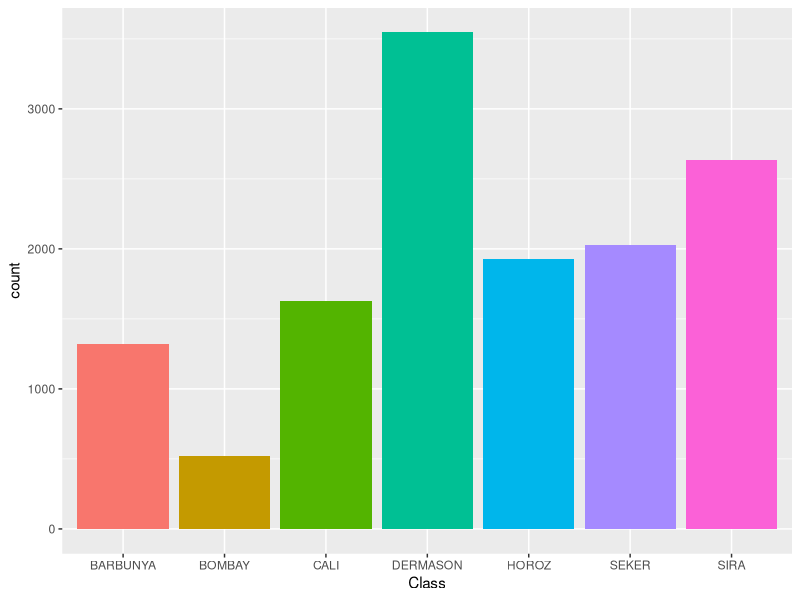
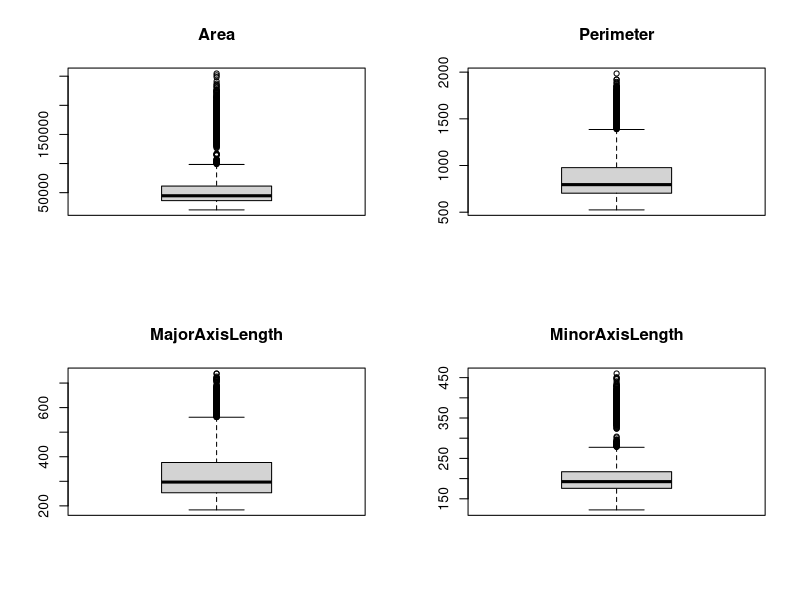
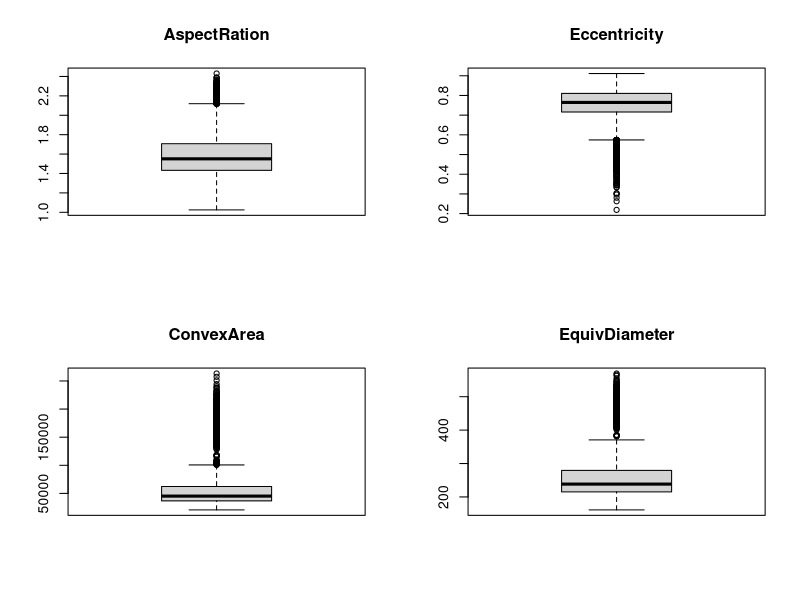
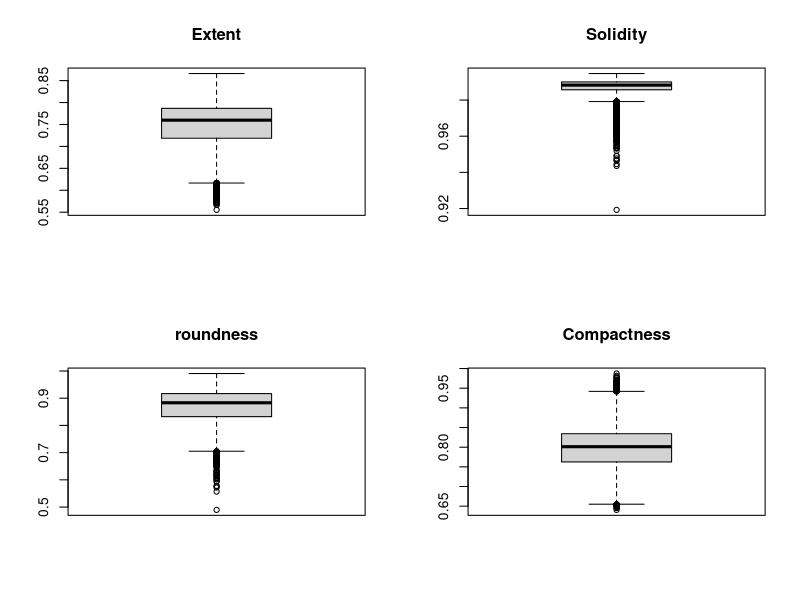
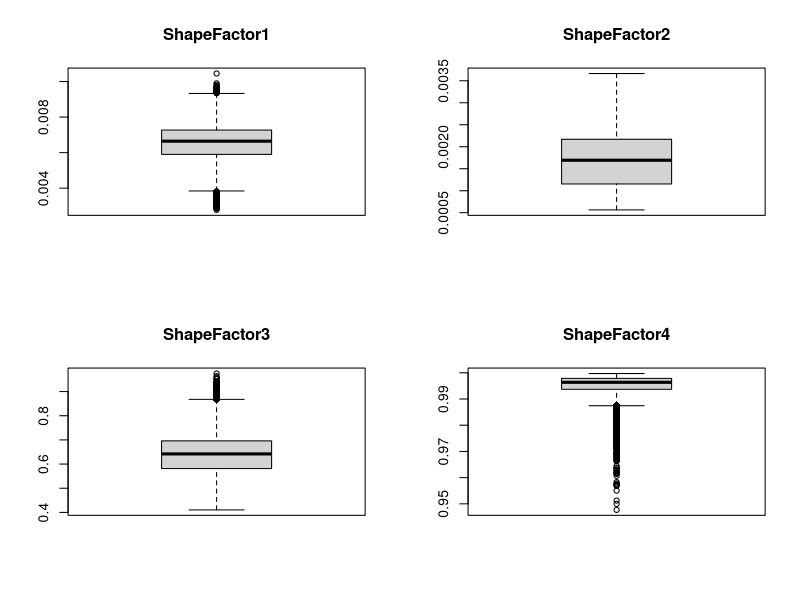
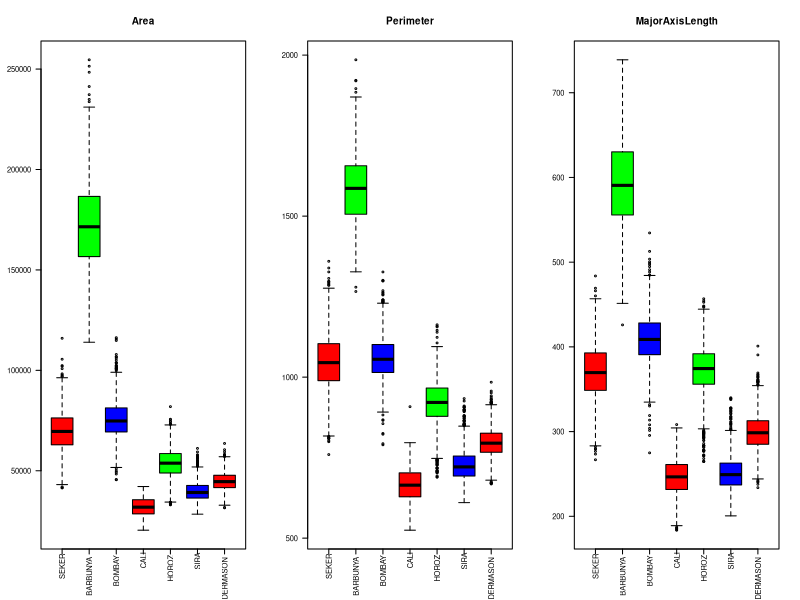
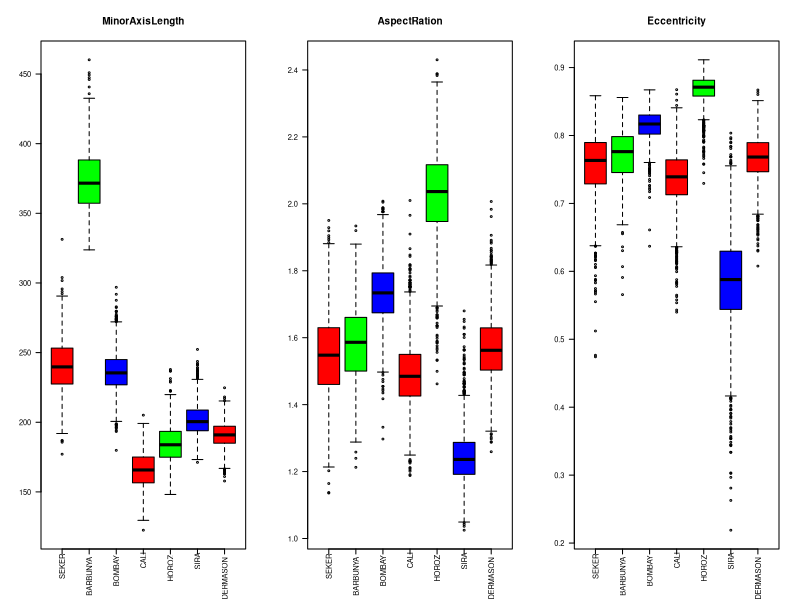
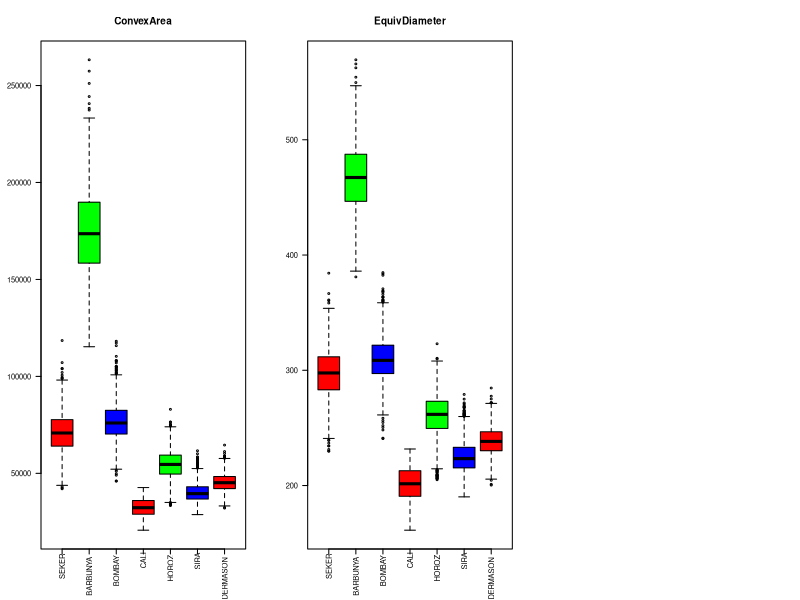

The R script that drew these images, in order:
## ---- chunk 1
knitr::opts_chunk$set(echo = TRUE)
## ---- chunk 2
rm(list=ls())

library('ggplot2')
library('gridExtra')
library('GGally')
library(stringr)
## ---- chunk 3
beans_data = read.csv("Dry_Bean_Dataset.csv",header=T, sep=";", na.strings="?", dec=",")
str(beans_data)
## ---- chunk 4
beans_data$Class = factor(beans_data$Class)

nome_classes = unique(beans_data$Class)

print(levels(nome_classes))

num_classes = length(nome_classes)

## ---- chunk 5

classes_summary = summary(beans_data$Class)

print(classes_summary)

ggplot(beans_data, aes(Class, fill = Class)) + geom_bar() + theme(legend.position = "none")

## ---- chunk 6

for(i in 1:16){
  outliers = which(beans_data[,i] %in% boxplot.stats(beans_data[,i])$out)
  if(length(outliers) > 0){
    print(str_interp("Coluna ${names(beans_data[i])} contém ${length(outliers)} outliers"))
  }
}

## ---- chunk 7
par(mfrow=c(2,2))
for(i in 1:4){
  boxplot(beans_data[,i],
          main = names(beans_data)[i])
}


par(mfrow=c(2,2))
for(i in 5:8){
  boxplot(beans_data[,i],
          main = names(beans_data)[i])
}


par(mfrow=c(2,2))
for(i in 9:12){
  boxplot(beans_data[,i],
          main = names(beans_data)[i])
}

par(mfrow=c(2,2))
for(i in 13:16){
  boxplot(beans_data[,i],
          main = names(beans_data)[i])
}
## ---- chunk 8
colors=c("red", "green", "blue")

par(mfrow=c(1,3), cex=0.5)
for(i in 1:3){
  plot <- boxplot(beans_data[,i] ~ beans_data$Class, col=colors, xlab = "", ylab="", main = names(beans_data)[i], xaxt = "n",  yaxt = "n")
  axis(side = 1, labels = FALSE)
  axis(side = 2, las = 2, cex.axis = 0.9, font =10)
  text(x = 1:num_classes,
       labels = nome_classes,
       par("usr")[3],
       xpd = T,
       srt = 90,
       adj = 1.2,
       cex = 0.9)
}

par(mfrow=c(1,3), cex=0.5)
for(i in 4:6){
  plot <- boxplot(beans_data[,i] ~ beans_data$Class, col=colors, xlab = "", ylab="", main = names(beans_data)[i], xaxt = "n",  yaxt = "n")
  axis(side = 1, labels = FALSE)
  axis(side = 2, las = 2, cex.axis = 0.9, font =10)
  text(x = 1:num_classes,
       labels = nome_classes,
       par("usr")[3],
       xpd = T,
       srt = 90,
       adj = 1.2,
       cex = 0.9)
}

par(mfrow=c(1,3), cex=0.5)
for(i in 7:8){
  plot <- boxplot(beans_data[,i] ~ beans_data$Class, col=colors, xlab = "", ylab="", main = names(beans_data)[i], xaxt = "n",  yaxt = "n")
  axis(side = 1, labels = FALSE)
  axis(side = 2, las = 2, cex.axis = 0.9, font =10)
  text(x = 1:num_classes,
       labels = nome_classes,
       par("usr")[3],
       xpd = T,
       srt = 90,
       adj = 1.2,
       cex = 0.9)
}

par(mfrow=c(1,3), cex=0.5)
for(i in 9:11){
  plot <- boxplot(beans_data[,i] ~ beans_data$Class, col=colors, xlab = "", ylab="", main = names(beans_data)[i], xaxt = "n",  yaxt = "n")
  axis(side = 1, labels = FALSE)
  axis(side = 2, las = 2, cex.axis = 0.9, font =10)
  text(x = 1:num_classes,
       labels = nome_classes,
       par("usr")[3],
       xpd = T,
       srt = 90,
       adj = 1.2,
       cex = 0.9)
}

par(mfrow=c(1,3), cex=0.5)
for(i in 12:14){
  plot <- boxplot(beans_data[,i] ~ beans_data$Class, col=colors, xlab = "", ylab="", main = names(beans_data)[i], xaxt = "n",  yaxt = "n")
  axis(side = 1, labels = FALSE)
  axis(side = 2, las = 2, cex.axis = 0.9, font =10)
  text(x = 1:num_classes,
       labels = nome_classes,
       par("usr")[3],
       xpd = T,
       srt = 90,
       adj = 1.2,
       cex = 0.9)
}

par(mfrow=c(1,3), cex=0.5)
for(i in 15:16){
  plot <- boxplot(beans_data[,i] ~ beans_data$Class, col=colors, xlab = "", ylab="", main = names(beans_data)[i], xaxt = "n",  yaxt = "n")
  axis(side = 1, labels = FALSE)
  axis(side = 2, las = 2, cex.axis = 0.9, font =10)
  text(x = 1:num_classes,
       labels = nome_classes,
       par("usr")[3],
       xpd = T,
       srt = 90,
       adj = 1.2,
       cex = 0.9)
}
